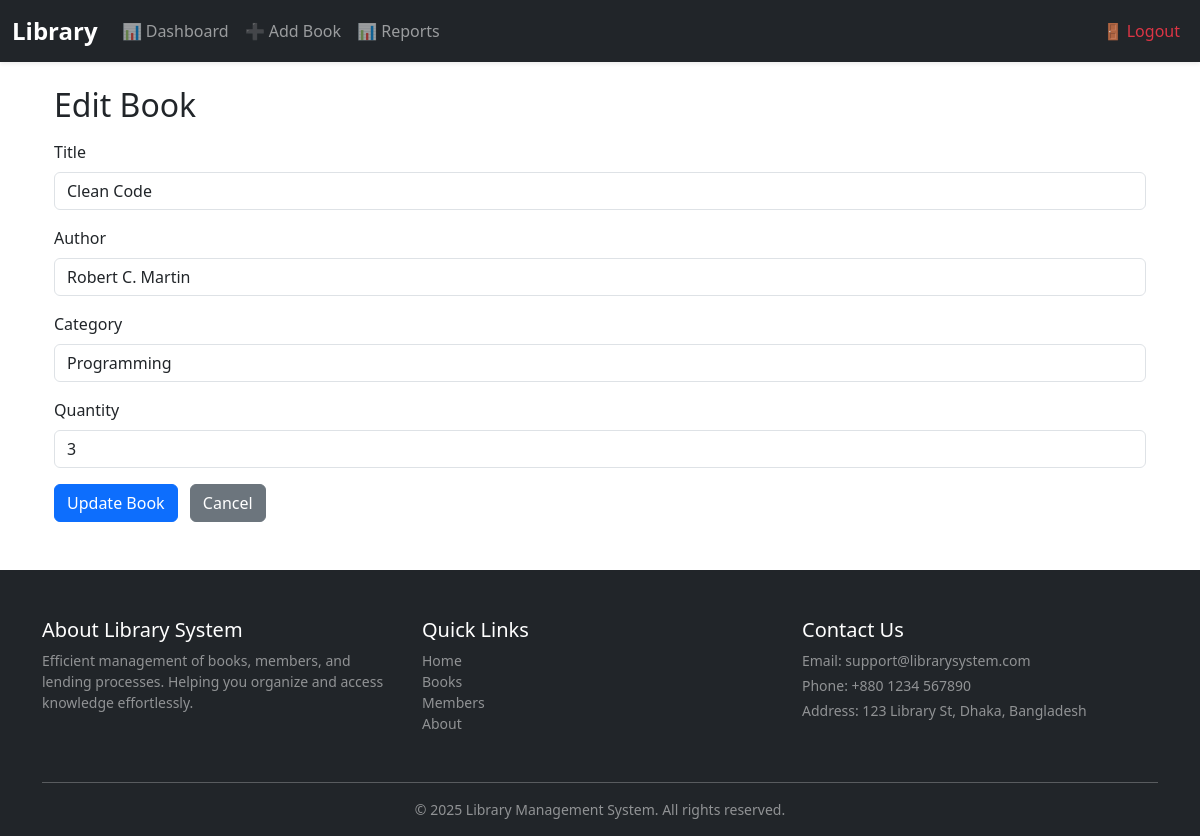
/libary/admin/edit_book.php?id=9 (signed in), run on the app's committed database.
### tables this page shows
CREATE TABLE `books` (
  `id` int NOT NULL AUTO_INCREMENT,
  `title` varchar(200) NOT NULL,
  `author` varchar(150) NOT NULL,
  `category` varchar(100) DEFAULT NULL,
  `quantity` int DEFAULT '1',
  `created_at` timestamp NULL DEFAULT CURRENT_TIMESTAMP,
  PRIMARY KEY (`id`)
);

### libary/admin/edit_book.php (the view, shortened to what this page needs)
<?php
require_once '../config.php';
$id = intval($_GET['id'] ?? 0);
$stmt = $conn->prepare("SELECT id, title, author, category, quantity, created_at FROM books WHERE id = ?");
$stmt->bind_param('i', $id);
$stmt->execute();
$book = $stmt->get_result()->fetch_assoc();
require '../header.php';
?>
<div class="container mt-3">
  <h2>Edit Book</h2>
  <form method="post" class="mt-3">
    <div class="mb-3">
      <label class="form-label">Title</label>
      <input class="form-control" name="title" required value="<?= htmlspecialchars($book['title'] ?? '') ?>">
    </div>
    <div class="mb-3">
      <label class="form-label">Author</label>
      <input class="form-control" name="author" required value="<?= htmlspecialchars($book['author'] ?? '') ?>">
    </div>
    <div class="mb-3">
      <label class="form-label">Category</label>
      <input class="form-control" name="category" value="<?= htmlspecialchars($book['category'] ?? '') ?>">
    </div>
    <div class="mb-3">
      <label class="form-label">Quantity</label>
      <input class="form-control" name="quantity" type="number" min="0" value="<?= (int)($book['quantity'] ?? 1) ?>">
    </div>
    <button class="btn btn-primary">Update Book</button>
    <a class="btn btn-secondary ms-2" href="/admin/index.php">Cancel</a>
  </form>
</div>
<?php require '../footer.php'; ?>

### data on the page
books: title "Clean Code", author "Robert C. Martin", category "Programming", quantity "3"
